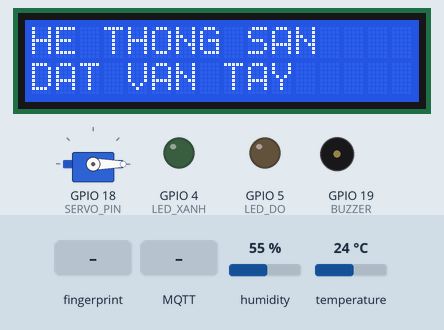
This program was run on a simulated ESP32. Parts: 16×2 character LCD, servo, output pins drawn as LEDs (lit = HIGH), buzzer (waves = sounding, pin HIGH). The test bench sets the inputs (shaded band); at power-on: temperature 24 °C, humidity 55 %. WiFi joins after 1.5 s; servers stay silent unless stated; random numbers use the default seed unless the program sets one; no MQTT or app messages arrive unless stated.

Above: at 4.3 s.
4.4 s: finger stored as number 1 placed on the sensor
At 7.1 s:
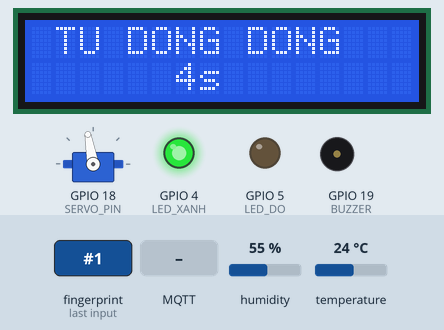
7.2 s: MQTT message "ALARM" arrives on the first subscribed topic
At 7.82 s:
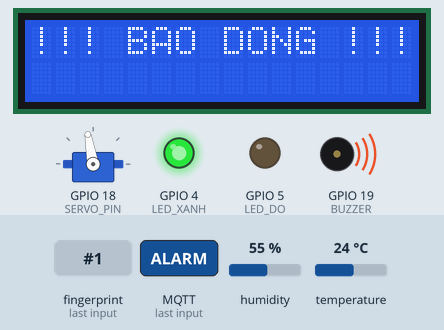
9.8 s: MQTT message "OPEN" arrives on the first subscribed topic
At 11.1 s:
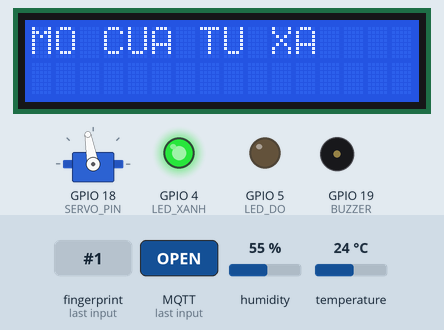
17.5 s: temperature set to 34 °C
21.2 s: temperature set to 37 °C
At 24.0 s:
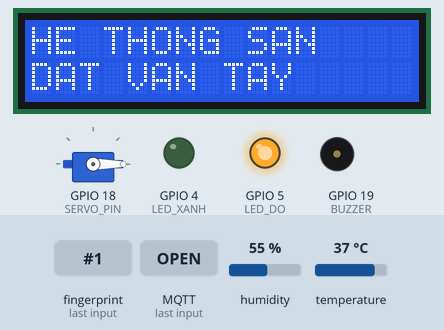
24.3 s: MQTT message "GREEN_ON" arrives on the first subscribed topic
At 25.5 s:
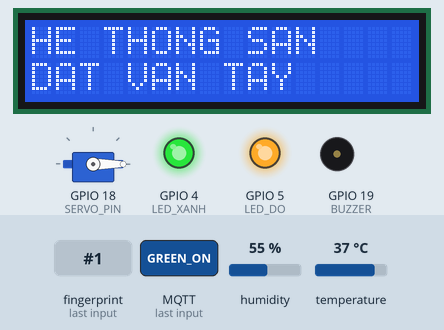
Timing chart, 0 to 26.8 s (numbered marks = the images above; inputs shaded):
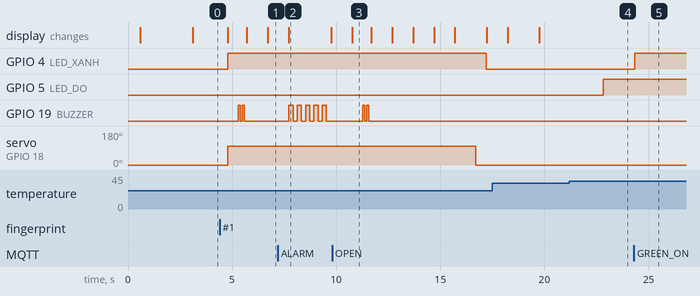

The program:

main.cpp
```cpp
#include <Arduino.h>
#include <Wire.h>
#include <LiquidCrystal_I2C.h>
#include <Adafruit_Fingerprint.h>
#include <ESP32Servo.h>
#include <WiFi.h>
#include <WiFiClientSecure.h>
#include <PubSubClient.h>
#include <DHT.h>

// ================== 1. CẤU HÌNH WIFI & MQTT ==================
const char* ssid = "Mr.UK";
const char* password = "********";

const char* mqtt_server = "sd2c6b77.ala.asia-southeast1.emqxsl.com";
const int mqtt_port = 8883;
const char* mqtt_user = "Hien2004";
const char* mqtt_pwd  = "********";

// Các Topic MQTT
const char* topic_gui       = "khoavatly/diemdanh";   // Gửi ID vân tay lên Web
const char* topic_nhan      = "khoavatly/dieukhien";  // Nhận lệnh nút bấm
const char* topic_moitruong = "khoavatly/moitruong";  // Gửi Nhiệt độ/Độ ẩm
const char* topic_caidat    = "khoavatly/caidat";     // Nhận giá trị Thanh trượt

WiFiClientSecure espClient;
PubSubClient client(espClient);

// ================== 2. PHẦN CỨNG ==================
#define LED_XANH    4   // Đèn báo hiệu: Sáng khi cửa mở
#define LED_DO      5   // Đèn báo nhiệt độ: Sáng khi nóng (Quạt)
#define BUZZER      19
#define SERVO_PIN   18
#define DHTPIN      23
#define DHTTYPE     DHT11

// Cấu hình Serial cho cảm biến vân tay (RX=16, TX=17)
HardwareSerial serialFinger(2);
Adafruit_Fingerprint finger = Adafruit_Fingerprint(&serialFinger);

LiquidCrystal_I2C lcd(0x27, 16, 2);
Servo myServo;
DHT dht(DHTPIN, DHTTYPE);

// Biến thời gian cho DHT
unsigned long lastDHTTime = 0;
const long intervalDHT = 3000;

// Ngưỡng nhiệt độ mặc định
float nguongNhietDo = 35.0;

// Danh sách sinh viên
const char* ten[11] = {
  "NULL", "TRAN VAN HIEN", "NGUYEN THI LAN", "LE VAN MINH", "PHAM HONG NHUNG",
  "HOANG VAN NAM", "VU THI MAI", "DO VAN QUANG", "BUI THI HUYEN",
  "DINH VAN TUAN", "NGUYEN VAN ANH"
};

// ================== 3. CÁC HÀM HỖ TRỢ ==================

void beepChe(int lan, int tocdo) {
  for (int i = 0; i < lan; i++) {
    digitalWrite(BUZZER, HIGH); delay(tocdo); digitalWrite(BUZZER, LOW); delay(tocdo);
  }
}

void servoGo(int angle) {
  myServo.attach(SERVO_PIN);
  myServo.write(angle);
  delay(500);
  myServo.detach();
}

// --- HÀM XỬ LÝ MỞ CỬA (ĐÃ SỬA THÊM ĐÈN XANH) ---
void xuLyMoCua() {
  // 1. Bật đèn Xanh báo hiệu được phép vào
  digitalWrite(LED_XANH, HIGH);

  servoGo(100); // Mở cửa
  beepChe(2, 100);

  lcd.clear();
  lcd.print(" TU DONG DONG ");

  // Đếm ngược 5 giây
  for (int i = 5; i > 0; i--) {
    lcd.setCursor(6, 1); lcd.print(i); lcd.print("s ");
    client.loop(); // Giữ kết nối MQTT
    delay(1000);
  }

  servoGo(0); // Đóng cửa

  // 2. Tắt đèn Xanh khi cửa đã đóng
  digitalWrite(LED_XANH, LOW);

  lcd.clear();
  lcd.print("HE THONG SAN");
  lcd.setCursor(0, 1);
  lcd.print("DAT VAN TAY");
}

// --- HÀM NHẬN LỆNH TỪ MQTT ---
void callback(char* topic, byte* payload, unsigned int length) {
  String message = "";
  for (int i = 0; i < length; i++) message += (char)payload[i];

  // 1. Nhận nhiệt độ cài đặt từ Slider
  if (String(topic) == topic_caidat) {
    float tempVal = message.toFloat();
    if (tempVal > 0) {
        nguongNhietDo = tempVal;
        digitalWrite(BUZZER, HIGH); delay(50); digitalWrite(BUZZER, LOW);
    }
  }
  // 2. Nhận lệnh điều khiển nút bấm
  else if (String(topic) == topic_nhan) {
    if(message == "OPEN") {
        lcd.clear(); lcd.print("MO CUA TU XA");
        xuLyMoCua();
    }
    else if(message == "GREEN_ON") digitalWrite(LED_XANH, HIGH);
    else if(message == "GREEN_OFF") digitalWrite(LED_XANH, LOW);
    else if(message == "RED_ON") digitalWrite(LED_DO, HIGH);
    else if(message == "RED_OFF") digitalWrite(LED_DO, LOW);
    else if(message == "ALARM") {
        lcd.clear(); lcd.print("!!! BAO DONG !!!");
        beepChe(5, 200);
        lcd.clear(); lcd.print("HE THONG SAN"); lcd.setCursor(0, 1); lcd.print("DAT VAN TAY");
    }
  }
}

void setup_wifi() {
  delay(10);
  lcd.clear(); lcd.print("KET NOI WIFI...");
  WiFi.begin(ssid, password);
  int dem = 0;
  while (WiFi.status() != WL_CONNECTED) {
    delay(500); dem++;
    if (dem > 20) { lcd.setCursor(0, 1); lcd.print("WIFI LOI!"); return; }
  }
}

void reconnect() {
  if (WiFi.status() != WL_CONNECTED) return;
  if (!client.connected()) {
    String clientId = "ESP32_Admin_" + String(random(0xffff), HEX);
    if (client.connect(clientId.c_str(), mqtt_user, mqtt_pwd)) {
      client.subscribe(topic_nhan);
      client.subscribe(topic_caidat);
    } else {
      delay(2000);
    }
  }
}

// --- LOGIC NHIỆT ĐỘ & ĐÈN ĐỎ (QUẠT) ---
void docVaGuiDHT() {
  unsigned long currentMillis = millis();
  if (currentMillis - lastDHTTime >= intervalDHT) {
    lastDHTTime = currentMillis;
    float h = dht.readHumidity();
    float t = dht.readTemperature();
    if (isnan(h) || isnan(t)) return;

    String payload = "{\"temp\":" + String(t, 1) + ",\"hum\":" + String(h, 0) + "}";
    client.publish(topic_moitruong, payload.c_str());

    // So sánh nhiệt độ với ngưỡng -> Điều khiển đèn đỏ
    if (t > nguongNhietDo) digitalWrite(LED_DO, HIGH);
    else digitalWrite(LED_DO, LOW);
  }
}

// ================== 4. SETUP & LOOP ==================
void setup() {
  Serial.begin(115200);
  pinMode(LED_XANH, OUTPUT);
  pinMode(LED_DO, OUTPUT);
  pinMode(BUZZER, OUTPUT);

  dht.begin();
  lcd.init(); lcd.backlight();
  myServo.setPeriodHertz(50); servoGo(0);

  setup_wifi();
  espClient.setInsecure();
  client.setServer(mqtt_server, mqtt_port);
  client.setCallback(callback);

  serialFinger.begin(57600, SERIAL_8N1, 16, 17);
  finger.begin(57600);

  if (!finger.verifyPassword()) {
    lcd.clear(); lcd.print("LOI CAM BIEN");
    while (1) delay(1);
  }
  lcd.clear(); lcd.print("HE THONG SAN"); lcd.setCursor(0, 1); lcd.print("DAT VAN TAY");
}

void loop() {
  if (WiFi.status() == WL_CONNECTED) {
    if (!client.connected()) reconnect();
    client.loop();
  }

  docVaGuiDHT();

  if (finger.getImage() != FINGERPRINT_OK) return;
  if (finger.image2Tz() != FINGERPRINT_OK) return;

  if (finger.fingerFastSearch() != FINGERPRINT_OK) {
    lcd.clear(); lcd.print("KHONG NHAN DIEN");
    beepChe(1, 800); delay(1000);
    lcd.clear(); lcd.print("HE THONG SAN"); lcd.setCursor(0, 1); lcd.print("DAT VAN TAY");
    return;
  }

  // Nếu đúng vân tay:
  uint8_t id = finger.fingerID;
  const char* tenSV = (id >= 1 && id <= 10) ? ten[id] : "UNKNOWN";

  String payload = "{\"id\":" + String(id) + ",\"name\":\"" + String(tenSV) + "\"}";
  client.publish(topic_gui, payload.c_str());

  lcd.clear(); lcd.print("XIN CHAO:"); lcd.setCursor(0, 1); lcd.print(tenSV);

  // Gọi hàm mở cửa (sẽ tự bật đèn xanh)
  xuLyMoCua();
}
```

Measured:
- the behaviour switches between 35 and 36 °C on temperature (found by bisection; images 3 and 4)
- after the input at 4.4 s, GPIO 4 (LED_XANH): LOW → HIGH after 0.38 s; GPIO 19 (BUZZER): alternates HIGH for 0.10 s and LOW for 0.10 s, 4 changes in all, then stays LOW, starting after 0.88 s; servo on GPIO 18 (SERVO_PIN): 0° → 100° after 0.38 s; the display: first changes after 0.38 s (image 1 shows a later state)
- after the input at 7.2 s, GPIO 19 (BUZZER): alternates HIGH for 0.20 s and LOW for 0.20 s, starting after 0.53 s
- after the input at 9.8 s, GPIO 19 (BUZZER): alternates HIGH for 0.10 s and LOW for 0.10 s, 4 changes in all, then stays LOW, starting after 1.5 s
- after the input at 21.2 s, GPIO 5 (LED_DO): LOW → HIGH after 1.6 s
- after the input at 24.3 s, GPIO 4 (LED_XANH): LOW → HIGH at once
- what the display in image 2 shows lasts 2.1 s, from 7.7 s to 9.8 s
